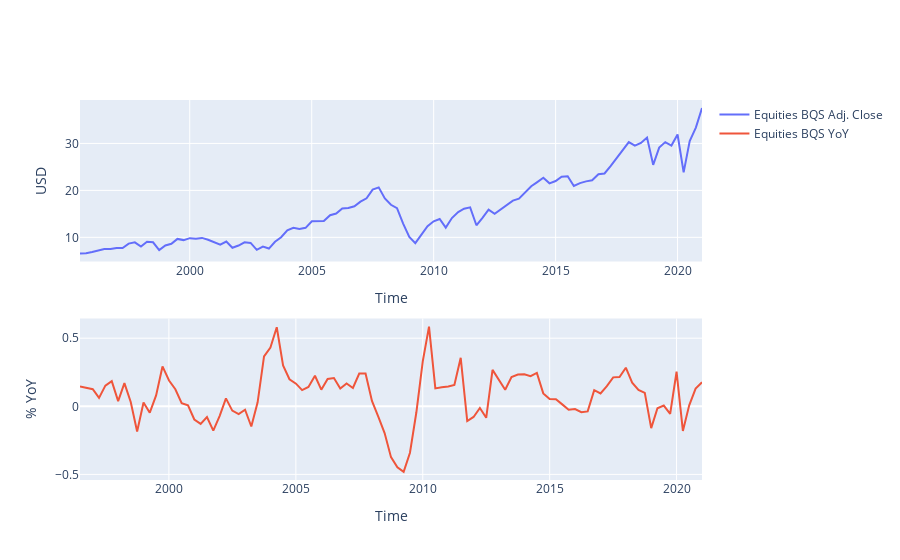

Write notebook code for a chart like this one.
### Markdown cell above
#### Global Equities

### Code cell
fig = make_subplots(rows=2, cols=1)

fig.add_trace(go.Scatter(x=VHGEX_equities_df_close_bqs.index,y=VHGEX_equities_df_close_bqs,name="Equities BQS Adj. Close"),row=1,col=1)

fig.add_trace(go.Scatter(x=equities_bqs_YOY.index,y=equities_bqs_YOY,name="Equities BQS YoY"),row=2,col=1)

fig.update_xaxes(title_text="Time")
fig.update_yaxes(title_text="USD",row=1,col=1)
fig.update_yaxes(title_text="% YoY",row=2,col=1)
